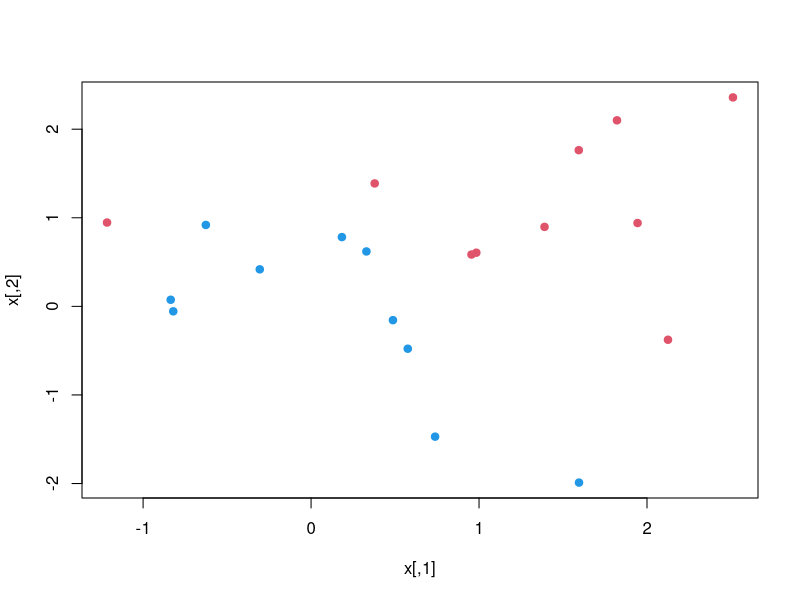
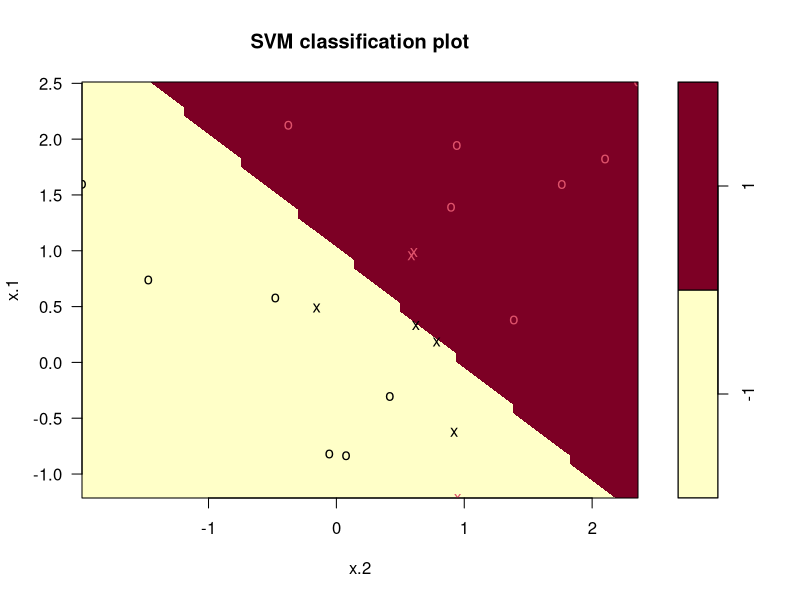
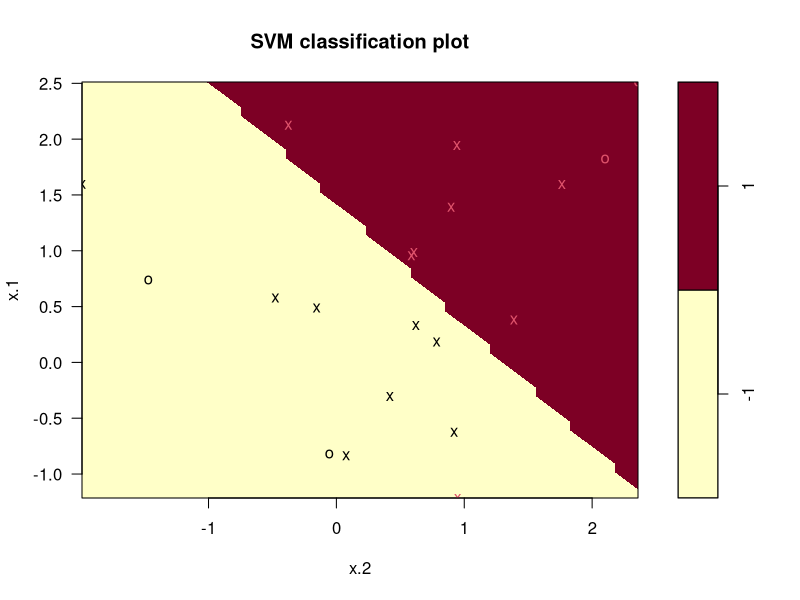
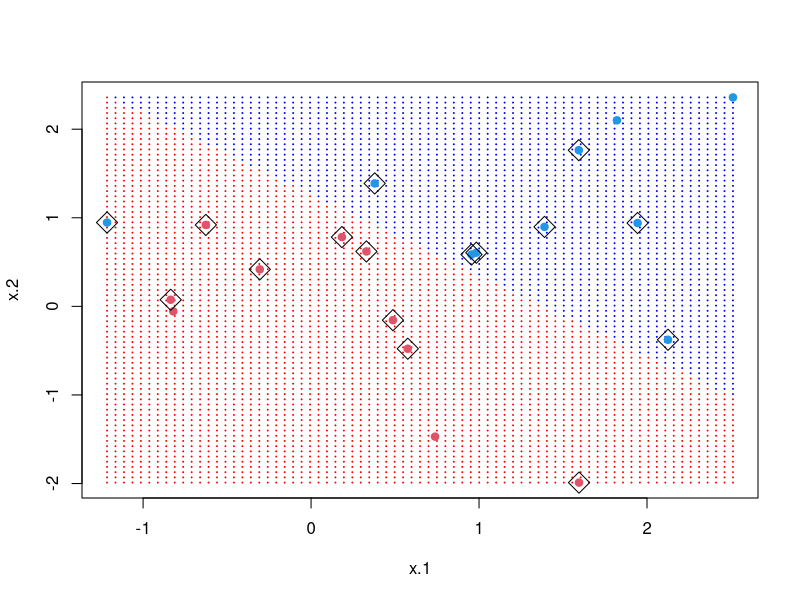
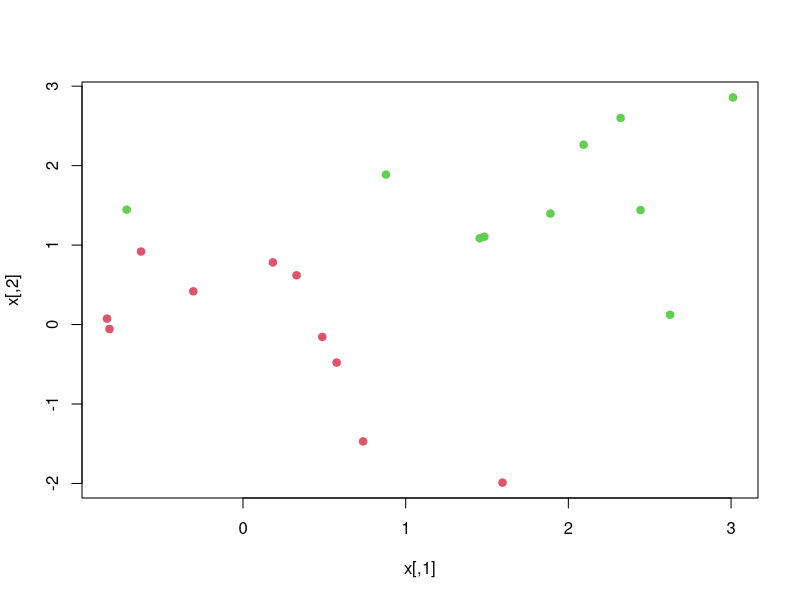
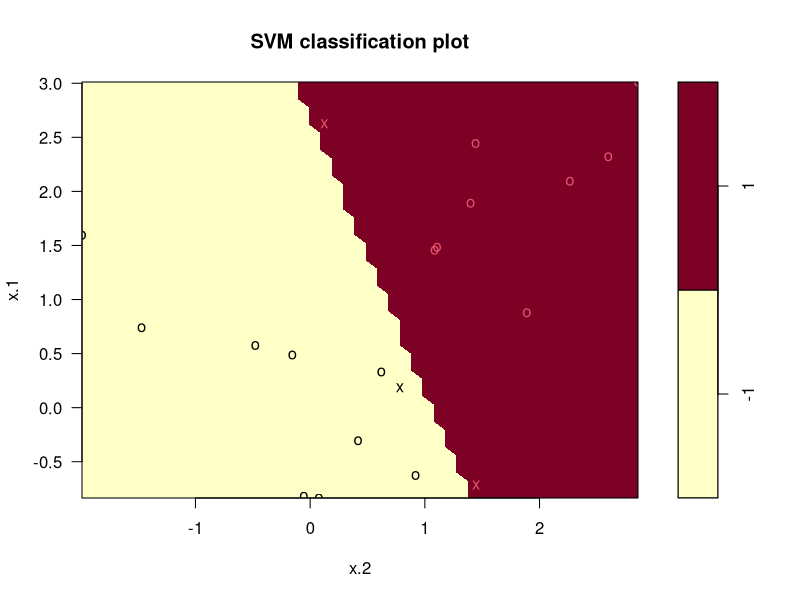
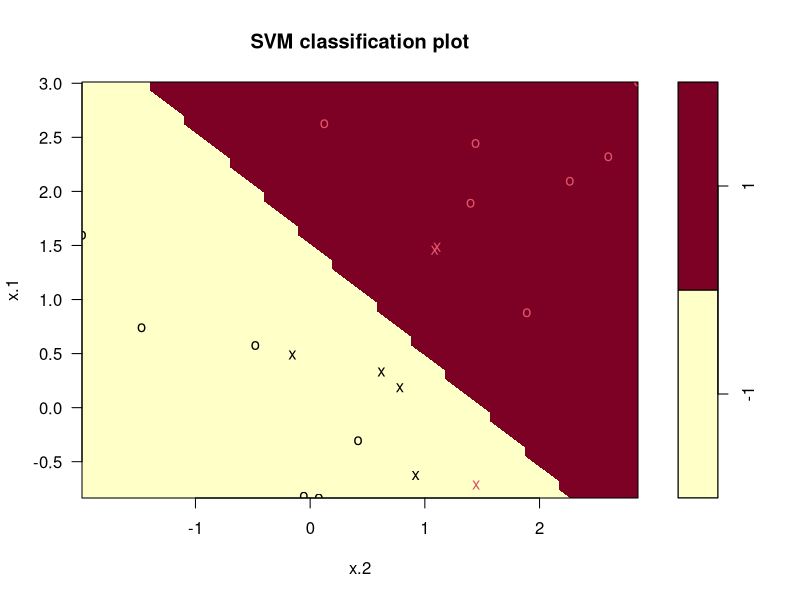
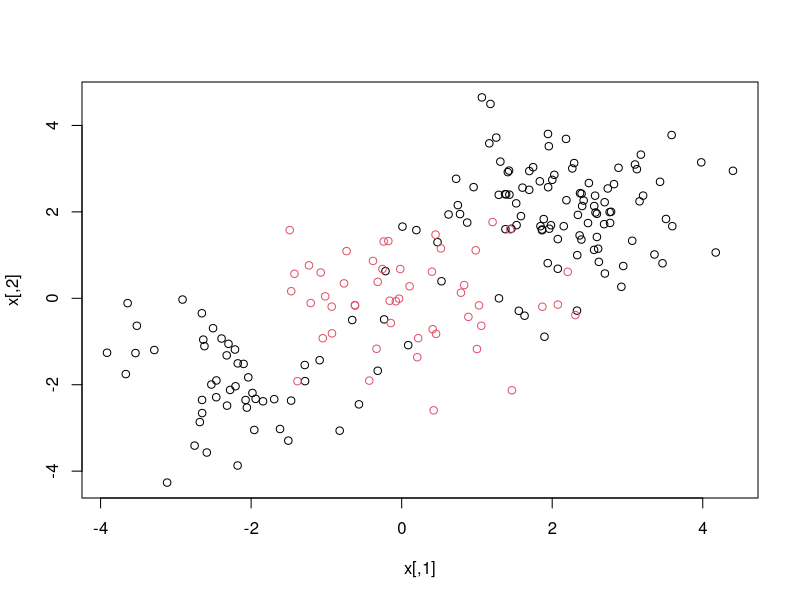

Write R code to recreate these figures, in order.
# Support Vector Classifier

set.seed(1)
x=matrix(rnorm(20*2), ncol=2) # 20x2 matrix with standard normal entries
y=c(rep(-1,10), rep(1,10)) 
x[y==1,]=x[y==1,] + 1 # add 1 to both coodinates from row 11
plot(x, col=(3-y), pch=19)
dat=data.frame(x=x, y=as.factor(y)) # change y to factor

library(e1071) # library for svm
# support vector classifier (svm with linear cost), cost is the coeff of the regularization term
# cost can be thought as 1/C in the slides, smaller cost allows more violations, less variance but more bias
svmfit=svm(y~., data=dat, kernel="linear", cost=10,scale=FALSE) 
# crosses in the plot are vector support for the hyperplane
# x2 on horizon axis, x1 on vetical
plot(svmfit, dat)  
svmfit$index # index of the support vectors in the data matrix
summary(svmfit)
svmfit=svm(y~., data=dat, kernel="linear", cost=0.1,scale=FALSE)
plot(svmfit, dat)
svmfit$index

# a better picture
make.grid=function(x,n=75){
  grange=apply(x,2,range)
  x1=seq(from=grange[1,1],to=grange[2,1],length=n)
  x2=seq(from=grange[1,2],to=grange[2,2],length=n)
  expand.grid(x.1=x1,x.2=x2)
}
xgrid=make.grid(x)
ygrid=predict(svmfit,xgrid)
plot(xgrid,col=c("red","blue")[as.numeric(ygrid)], pch=20, cex=0.2)
points(x,col=y+3,pch=19)
points(x[svmfit$index,], pch=5, cex=2)

# tune cost parameter using training data
set.seed(1)
tune.out=tune(svm,y~.,data=dat,kernel="linear",ranges=list(cost=c(0.001, 0.01, 0.1, 1,5,10,100)))
summary(tune.out)
bestmod=tune.out$best.model
summary(bestmod)

# generate test data
xtest=matrix(rnorm(20*2), ncol=2)
ytest=sample(c(-1,1), 20, rep=TRUE)
xtest[ytest==1,]=xtest[ytest==1,] + 1
testdat=data.frame(x=xtest, y=as.factor(ytest))

# predict using the best model
ypred=predict(bestmod,testdat)
table(predict=ypred, truth=testdat$y)
svmfit=svm(y~., data=dat, kernel="linear", cost=.01,scale=FALSE)
ypred=predict(svmfit,testdat)
table(predict=ypred, truth=testdat$y)

# better separated two classes
x[y==1,]=x[y==1,]+0.5
plot(x, col=(y+5)/2, pch=19)
dat=data.frame(x=x,y=as.factor(y))
svmfit=svm(y~., data=dat, kernel="linear", cost=1e5)
summary(svmfit)
plot(svmfit, dat)
svmfit=svm(y~., data=dat, kernel="linear", cost=1)
summary(svmfit)
plot(svmfit,dat)

# Support Vector Machine

set.seed(1)
x=matrix(rnorm(200*2), ncol=2)
x[1:100,]=x[1:100,]+2
x[101:150,]=x[101:150,]-2
y=c(rep(1,150),rep(2,50)) # first 150 are in class 1, the last 50 are in class 2
dat=data.frame(x=x,y=as.factor(y))
plot(x, col=y)
# randomlly choose 100 data as training data
train=sample(200,100)
# fit svm with radial kernel
svmfit=svm(y~., data=dat[train,], kernel="radial",  gamma=1, cost=1) # more toloration of margin violations
plot(svmfit, dat[train,])
summary(svmfit)
svmfit=svm(y~., data=dat[train,], kernel="radial",gamma=1,cost=1e5) # less toloration of margin violations
plot(svmfit,dat[train,])
set.seed(1)
tune.out=tune(svm, y~., data=dat[train,], kernel="radial", ranges=list(cost=c(0.1,1,10,100,1000),gamma=c(0.5,1,2,3,4)))
summary(tune.out)
# test using the remaining data
table(true=dat[-train,"y"], pred=predict(tune.out$best.model,newdata=dat[-train,]))

# ROC Curves

library(ROCR)
rocplot=function(pred, truth, ...){
  predob = prediction(pred, truth)
  perf = performance(predob, "tpr", "fpr")
  plot(perf,...)}
svmfit.opt=svm(y~., data=dat[train,], kernel="radial",gamma=2, cost=1,decision.values=T)
fitted=attributes(predict(svmfit.opt,dat[train,],decision.values=TRUE))$decision.values
par(mfrow=c(1,2))
rocplot(fitted,dat[train,"y"],main="Training Data")
svmfit.flex=svm(y~., data=dat[train,], kernel="radial",gamma=50, cost=1, decision.values=T)
fitted=attributes(predict(svmfit.flex,dat[train,],decision.values=T))$decision.values
rocplot(fitted,dat[train,"y"],add=T,col="red")
fitted=attributes(predict(svmfit.opt,dat[-train,],decision.values=T))$decision.values
rocplot(fitted,dat[-train,"y"],main="Test Data")
fitted=attributes(predict(svmfit.flex,dat[-train,],decision.values=T))$decision.values
rocplot(fitted,dat[-train,"y"],add=T,col="red")

# SVM with Multiple Classes

set.seed(1)
x=rbind(x, matrix(rnorm(50*2), ncol=2))
y=c(y, rep(0,50))
x[y==0,2]=x[y==0,2]+2
dat=data.frame(x=x, y=as.factor(y))
par(mfrow=c(1,1))
plot(x,col=(y+1))
svmfit=svm(y~., data=dat, kernel="radial", cost=10, gamma=1)
plot(svmfit, dat)
